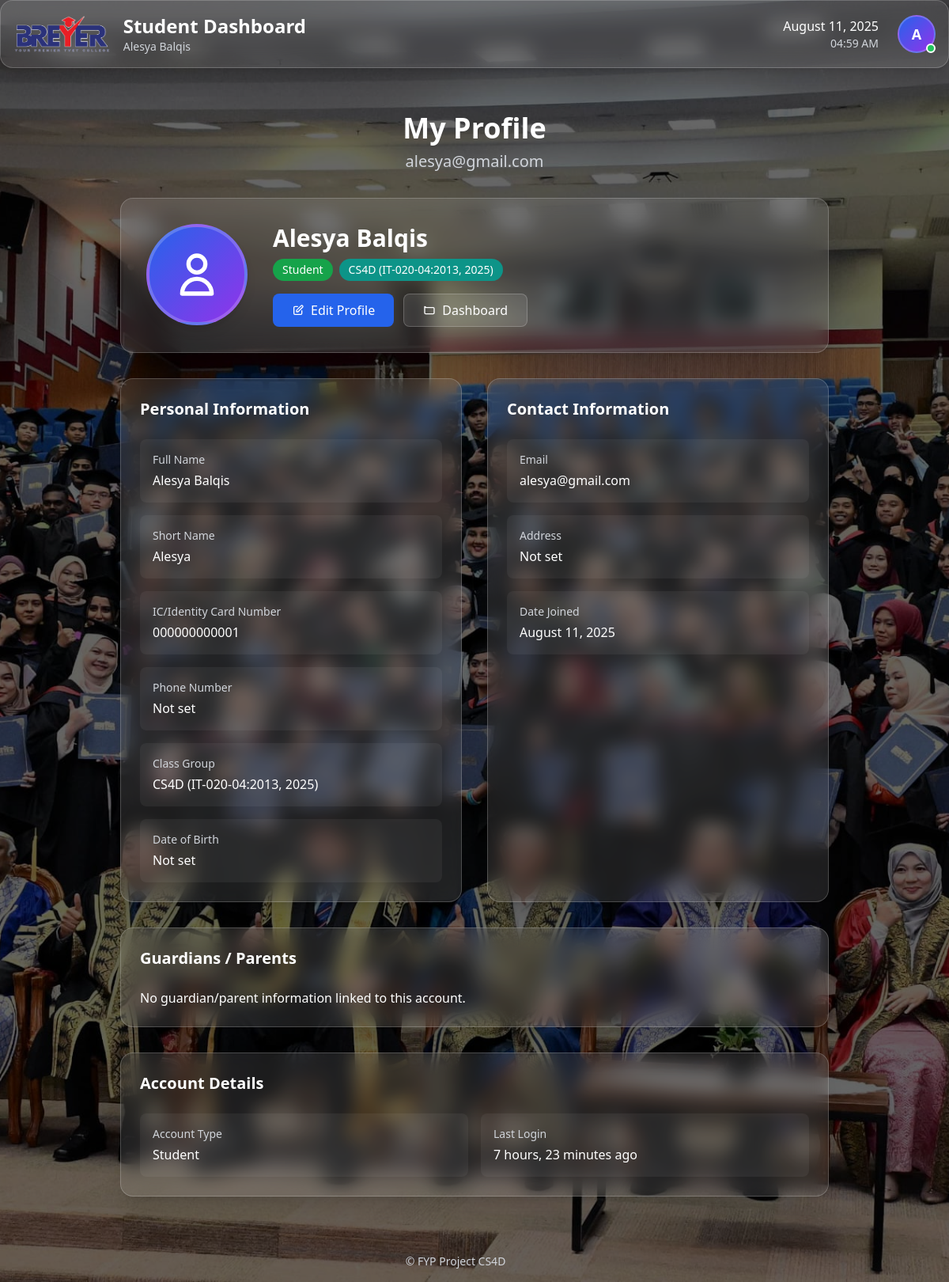
The app's page /dashboard/profile/ (signed in), older data.
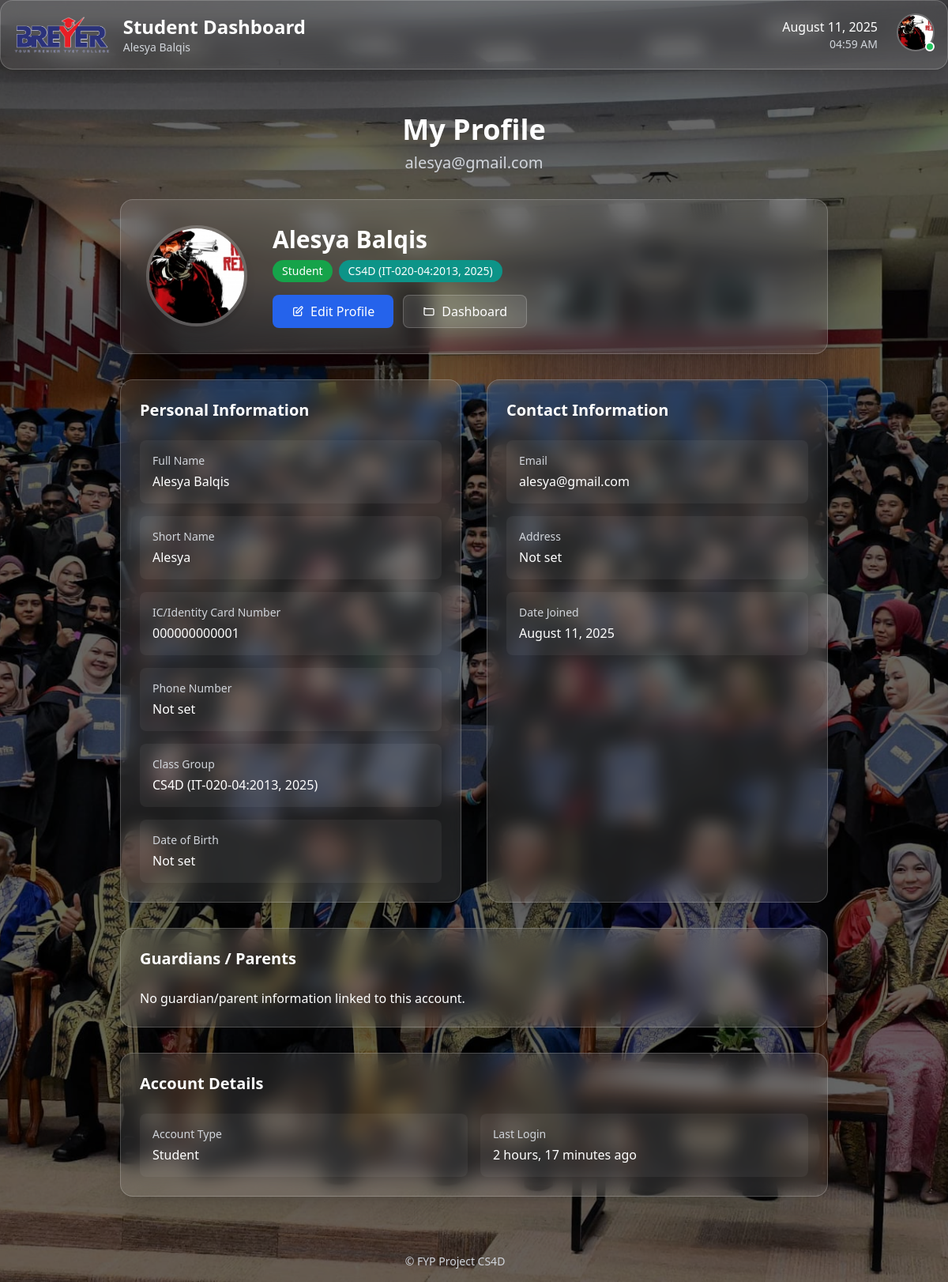
The same page, newer data.
### accounts/models.py (models this page shows, shortened)
class CustomUser(AbstractBaseUser, PermissionsMixin):
    class Role(models.TextChoices):
        STUDENT = 'STUDENT', 'Student'
        LECTURER = 'LECTURER', 'Lecturer'
        ADMIN = 'ADMIN', 'Admin'
    email = models.EmailField(unique=True)
    identity_card_number = models.CharField(
        max_length=20, unique=True, verbose_name="IC/Identity Card No."
    )
    full_name = models.CharField(
        max_length=255, verbose_name="Full Name (as per IC)"
    )
    short_name = models.CharField(
        max_length=64, verbose_name="Short Name", blank=True,
        help_text="E.g. 'Ali', for display in tables/lists"
    )
    role = models.CharField(max_length=20, choices=Role.choices, default=Role.STUDENT)
    phone_number = models.CharField(max_length=20, blank=True, null=True)
    address = models.TextField(blank=True, null=True)
    department = models.ForeignKey(
        Department,
        null=True,
        blank=True,
        on_delete=models.SET_NULL,
        related_name='users'
    )
    profile_picture = models.ImageField(upload_to='profile_pics/', blank=True, null=True)
    is_staff = models.BooleanField(default=False)
    is_active = models.BooleanField(default=True)
    date_joined = models.DateTimeField(default=timezone.now, blank=True, null=True)
    USERNAME_FIELD = 'email'
    REQUIRED_FIELDS = ['identity_card_number', 'full_name', 'short_name']
    objects = CustomUserManager()
    def get_full_name(self):
        return self.full_name

### dashboard/views.py (the view)
# urls.py: path('profile/', profile_view, name='profile'),
@login_required
def profile_view(request):
    user = request.user
    context = {
        "profile_url_name": "dashboard:profile",
    }
    if user.role == user.Role.STUDENT:
        try:
            student = Student.objects.select_related('user', 'class_group').prefetch_related('parents').get(user=user)
        except Student.DoesNotExist:
            student = None
        context['student'] = student
    elif user.role == user.Role.LECTURER:
        try:
            lecturer = Lecturer.objects.select_related('user', 'department').get(user=user)
        except Lecturer.DoesNotExist:
            lecturer = None
        context['lecturer'] = lecturer
    return render(request, "dashboard/profile.html", context)

### core/models.py (called while the page is built)
    def __str__(self):
        return f"{self.name} ({self.course.code}, {self.year})"

### dashboard/templates/dashboard/profile.html (shortened to what the changed rows need)
{% extends 'base.html' %}
{% load widget_tweaks %}
{% block content %}
  {% include "partials/_topbar.html" %}
  <div class="max-w-5xl mx-auto px-2 md:px-4 py-6">
    <div class="max-w-4xl mx-auto space-y-8">
      <div class="text-center mb-8">
        <h1 class="text-4xl font-bold text-white mb-2">My Profile</h1>
        <p class="text-xl text-gray-300">{{ request.user.email }}</p>
      </div>
      <div class="bg-white/10 backdrop-blur-md rounded-2xl p-8 border border-white/20 shadow-xl flex flex-col md:flex-row items-center md:items-start space-y-6 md:space-y-0 md:space-x-8">
        <div class="flex-shrink-0">
          {% if user.role == "LECTURER" and lecturer and lecturer.profile_picture %}
            <img src="{{ lecturer.profile_picture.url }}" alt="Profile Picture" class="w-32 h-32 rounded-full object-cover border-4 border-white/20 shadow-lg">
          {% elif user.role == "STUDENT" and student and student.profile_picture %}
            <img src="{{ student.profile_picture.url }}" alt="Profile Picture" class="w-32 h-32 rounded-full object-cover border-4 border-white/20 shadow-lg">
          {% elif request.user.profile_picture %}
            <img src="{{ request.user.profile_picture.url }}" alt="Profile Picture" class="w-32 h-32 rounded-full object-cover border-4 border-white/20 shadow-lg">
          {% else %}
            <div class="w-32 h-32 rounded-full bg-gradient-to-br from-blue-600 to-purple-600 flex items-center justify-center border-4 border-white/20 shadow-lg">
              <svg class="w-16 h-16 text-white" fill="none" stroke="currentColor" viewBox="0 0 24 24">
                <path stroke-linecap="round" stroke-linejoin="round" stroke-width="2" d="M16 7a4 4 0 11-8 0 4 4 0 018 0zM12 14a7 7 0 00-7 7h14a7 7 0 00-7-7z"/>
              </svg>
            </div>
          {% endif %}
        </div>
        <div class="flex-grow text-center md:text-left">
          <h2 class="text-3xl font-bold text-white mb-2">
            {{ request.user.full_name|default:request.user.get_full_name|default:"No Name Set" }}
          </h2>
          <div class="flex flex-wrap justify-center md:justify-start gap-2 mb-4">
            <span class="px-3 py-1 rounded-full text-sm
              {% if request.user.role == 'ADMIN' %} bg-orange-600
              {% elif request.user.role == 'LECTURER' %} bg-blue-600
              {% elif request.user.role == 'STUDENT' %} bg-green-600
              {% endif %} text-white">
              {{ request.user.get_role_display }}
            </span>
            {% if request.user.role == 'ADMIN' and request.user.department %}
              <span class="bg-purple-600 text-white px-3 py-1 rounded-full text-sm">{{ request.user.department }}</span>
            {% elif request.user.role == 'LECTURER' and lecturer and lecturer.department %}
              <span class="bg-purple-600 text-white px-3 py-1 rounded-full text-sm">{{ lecturer.department.name }}</span>
            {% elif request.user.role == 'STUDENT' and student and student.class_group %}
              <span class="bg-teal-600 text-white px-3 py-1 rounded-full text-sm">{{ student.class_group }}</span>
            {% endif %}
          </div>
          <div class="flex flex-col sm:flex-row gap-3 justify-center md:justify-start">
            <a href="{% url 'dashboard:profile_update' %}"
               class="bg-blue-600 hover:bg-blue-700 text-white px-6 py-2 rounded-lg transition-colors flex items-center justify-center">
            </a>
            <a href="{% url 'dashboard:main_dashboard' %}"
               class="bg-white/10 hover:bg-white/20 text-white px-6 py-2 rounded-lg transition-colors border border-white/20 flex items-center justify-center">
            </a>
          </div>
        </div>
      </div>
      <div class="grid grid-cols-1 lg:grid-cols-2 gap-8">
        <div class="bg-white/10 backdrop-blur-md rounded-2xl p-6 border border-white/20 shadow-xl">
          <div class="space-y-4">
            <div class="bg-white/5 rounded-lg p-4">
              <h4 class="text-sm text-gray-300 mb-1">Full Name</h4>
              <p class="text-white">{{ request.user.full_name|default:"Not set" }}</p>
            </div>
            <div class="bg-white/5 rounded-lg p-4">
              <h4 class="text-sm text-gray-300 mb-1">Short Name</h4>
              <p class="text-white">{{ request.user.short_name|default:"Not set" }}</p>
            </div>
            <div class="bg-white/5 rounded-lg p-4">
              <h4 class="text-sm text-gray-300 mb-1">IC/Identity Card Number</h4>
              <p class="text-white">{{ request.user.identity_card_number|default:"Not set" }}</p>
            </div>
          </div>
        </div>
        <div class="bg-white/10 backdrop-blur-md rounded-2xl p-6 border border-white/20 shadow-xl">
          <div class="space-y-4">
            <div class="bg-white/5 rounded-lg p-4">
              <h4 class="text-sm text-gray-300 mb-1">Email</h4>
              <p class="text-white">{{ request.user.email }}</p>
            </div>
            <div class="bg-white/5 rounded-lg p-4">
              <h4 class="text-sm text-gray-300 mb-1">Date Joined</h4>
              <p class="text-white">{{ request.user.date_joined|date:"F j, Y" }}</p>
            </div>
          </div>
        </div>
      </div>
      <div class="bg-white/10 backdrop-blur-md rounded-2xl p-6 border border-white/20 shadow-xl">
        <div class="grid grid-cols-1 sm:grid-cols-2 gap-4">
          <div class="bg-white/5 rounded-lg p-4">
            <h4 class="text-sm text-gray-300 mb-1">Account Type</h4>
            <p class="text-white">{{ request.user.get_role_display }}</p>
          </div>
          <div class="bg-white/5 rounded-lg p-4">
            <h4 class="text-sm text-gray-300 mb-1">Last Login</h4>
            <p class="text-white">{{ request.user.last_login|timesince }} ago</p>
          </div>
        </div>
      </div>
    </div>
  </div>
{% endblock %}

### templates/partials/_topbar.html (shortened to what this page needs)
{% load static %}
{% block content %}
<div class="bg-white/10 dark:bg-white/5 backdrop-blur-md rounded-2xl p-4 border border-white/20 dark:border-white/10 shadow-xl mb-8">
  <div class="flex justify-between items-center">
    <div class="flex items-center space-x-4">
      <img src="{% static 'images/breyer.jpg' %}" alt="Breyer Logo" class="h-12 w-auto">
      <div>
        <a href="{% url 'dashboard:main_dashboard' %}" class="text-2xl font-bold text-white hover:text-blue-400 transition">
  {% if request.user.role == 'ADMIN' %}
    Admin Dashboard
  {% elif request.user.role == 'LECTURER' %}
    Lecturer Dashboard
  {% elif request.user.role == 'STUDENT' %}
    Student Dashboard
  {% else %}
    Dashboard
  {% endif %}
</a>
        <p class="text-gray-300 text-sm">{{ request.user.get_full_name|default:request.user.email }}</p>
      </div>
    </div>
    <div class="flex items-center space-x-6">
      <div class="text-right">
        <p class="text-white font-medium" id="current-date"></p>
        <p class="text-gray-300 text-sm" id="current-time"></p>
      </div>
      <div class="relative">
        <button id="profile-btn" onclick="toggleProfileMenu(event)" class="relative group focus:outline-none">
          {% if request.user.profile_picture %}
            <img src="{{ request.user.profile_picture.url }}" alt="Profile Picture"
                 class="w-12 h-12 rounded-full object-cover border-2 border-white/20 group-hover:border-blue-400 transition-colors">
          {% else %}
            <div class="w-12 h-12 rounded-full bg-gradient-to-br from-blue-600 to-purple-600 flex items-center justify-center border-2 border-white/20 group-hover:border-blue-400 transition-colors">
              <span class="text-white font-semibold text-lg">
                {{ request.user.get_full_name|first|upper|default:request.user.email|first|upper }}
              </span>
            </div>
          {% endif %}
          <div class="absolute bottom-0 right-0 w-3 h-3 bg-green-500 rounded-full border-2 border-white"></div>
        </button>
      </div>
    </div>
  </div>
</div>
{% endblock %}

Row changes from the older to the newer data that the page shows:
changed CustomUser "Alesya Balqis": user.profile_picture: picture added; user.last_login "7 hours, 23 minutes" → "2 hours, 17 minutes"; profile_picture empty → "profile_pics/531.jpg" (drawn); user.get_full_name|first "A" → (not shown)
